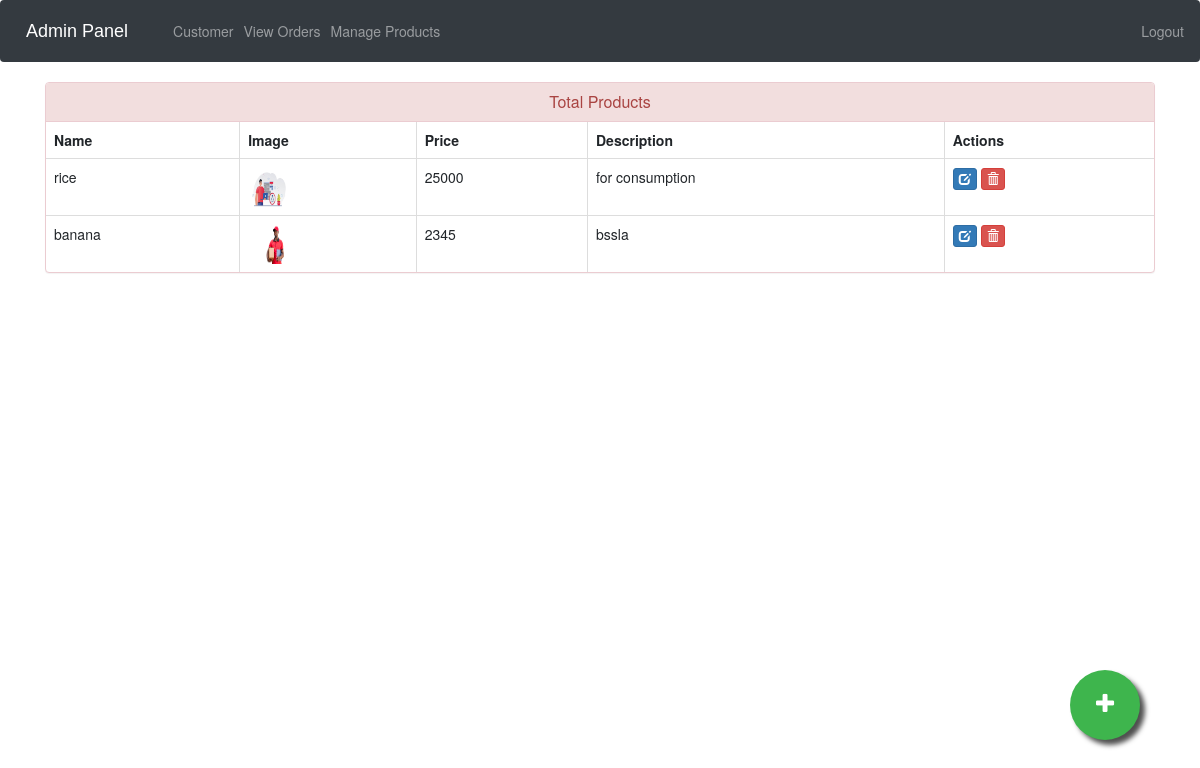
The page /admin-products (signed in) on the database as committed earlier.
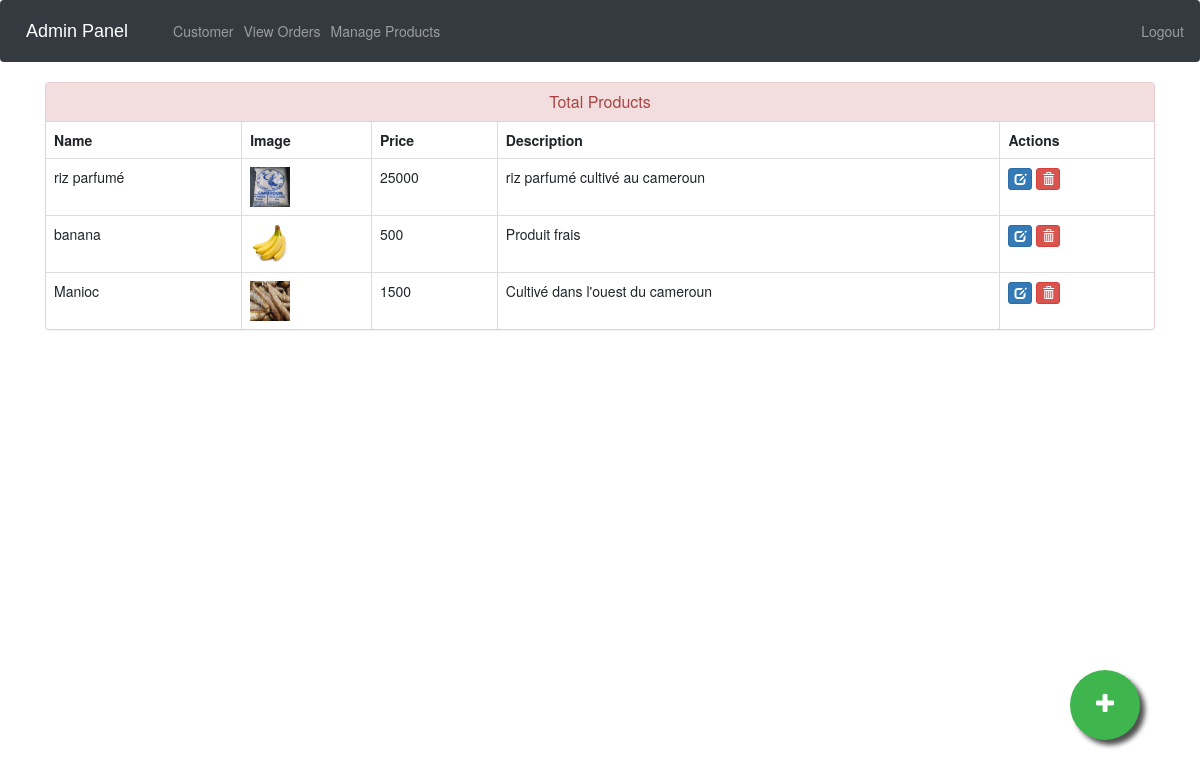
The same page on the database as committed later.
### ecom/models.py (models this page shows, shortened)
class Product(models.Model):
    name=models.CharField(max_length=40)
    product_image= models.ImageField(upload_to='product_image/',null=True,blank=True)
    price = models.PositiveIntegerField()
    description=models.CharField(max_length=40)

### ecom/views.py (the view)
# urls.py: path('admin-products', views.admin_products_view,name='admin-products'),
@login_required(login_url='adminlogin')
def admin_products_view(request):
    products = models.Product.objects.all()
    return render(request, 'ecom/admin_products.html', {'products': products})

### templates/ecom/admin_products.html (shortened to what this page needs)
{% extends 'ecom/admin_base.html' %}
{% load static %}
{% block content %}
<head>
  <link href="//netdna.bootstrapcdn.com/bootstrap/3.0.0/css/bootstrap.min.css" rel="stylesheet" id="bootstrap-css">
</head>
<div class="container">
  <div class="panel panel-danger">
    <div class="panel-heading">
      <h6 class="panel-title">Total Products</h6>
    </div>
    <table class="table table-hover table-bordered" id="dev-table">
      <thead>
        <tr>
          <th>Name</th>
          <th>Image</th>
          <th>Price</th>
          <th>Description</th>
          <th>Actions</th>
        </tr>
      </thead>
      {% for p in products %}
  {% if p %}
      <tr>
        <td> {{p.name}}</td>
        <td> <img src="{% static p.product_image.url %}" alt="Profile Pic" height="40px" width="40px" /></td>
        <td>{{p.price}}</td>
        <td>{{p.description}}</td>
        <td><a class="btn btn-primary btn-xs" href="{% url 'update-product' p.id  %}"><span class="glyphicon glyphicon-edit"></span></a>
          <a class="btn btn-danger btn-xs" href="{% url 'delete-product' p.id  %}"><span class="glyphicon glyphicon-trash"></span></a></td>
      </tr>
      {%else%}
      <br><br><br>
      <h1>No Products!!</h1>
      {% endif %}
      {% endfor %}
    </table>
  </div>
</div>
<a href="/admin-add-product" class="float">
<i class="fa fa-plus my-float"></i>
</a>
{% endblock content %}

### templates/ecom/admin_base.html (shortened to what this page needs)
<!DOCTYPE html>
{% load static %}
<html lang="en">
<head>
  <link rel="stylesheet" href="https://stackpath.bootstrapcdn.com/bootstrap/4.3.1/css/bootstrap.min.css">
  <link rel="stylesheet" href="https://maxcdn.bootstrapcdn.com/font-awesome/4.7.0/css/font-awesome.min.css">
</head>
<body>
  <div class="bs-example">
    <nav class="navbar navbar-expand-md navbar-dark fixed-top" style="background:#343A40;">
      <a href="/" class="navbar-brand">Admin Panel</a>
      <div class="collapse navbar-collapse justify-content-between" id="navbarCollapse">
        <div class="navbar-nav">
          <a href="/view-customer" class="nav-item nav-link">Customer</a>
          <a href="/admin-view-booking" class="nav-item nav-link">View Orders</a>
          <a href="/admin-products" class="nav-item nav-link">Manage Products</a>
        </div>
        <div class="navbar-nav navbar-right">
          <a href="/logout" class="nav-item nav-link"> Logout</a>
        </div>
      </div>
    </nav>
  </div>
  {% block content %}
  {% endblock content %}
<br><br><br><br><br><br><br><br>
</body>
</html>

### templates/ecom/admin_base.html (style rules this page uses)
.bs-example { margin: 0px; }
.navbar-brand { font-size: 20px; font-family: sans-serif; }
.fa { font-size: 23px; width: 60px; text-align: center; text-decoration: none; margin: 5px 2px; border-radius: 50%; }

### templates/ecom/admin_products.html (style rules this page uses)
a:link { text-decoration: none; }
h6 { text-align: center; }
.float { position:fixed; width:70px; height:70px; bottom:60px; right:60px; background-color:#3eb54d; color:#FFF; border-radius:50px; text-align:center; box-shadow: 5px 5px 5px #505050; }
.my-float { margin-top:22px; }

Rows that differ between the two databases and show on the page:
changed Product: name "rice" → "riz parfumé"; product_image: a different picture; description "for consumption" → "riz parfumé cultivé au cameroun"
changed Product "banana": product_image: a different picture; price "2345" → "500"; description "bssla" → "Produit frais"
added Product: name "Manioc", product_image (picture), price "1500", description "Cultivé dans l'ouest du cameroun"
